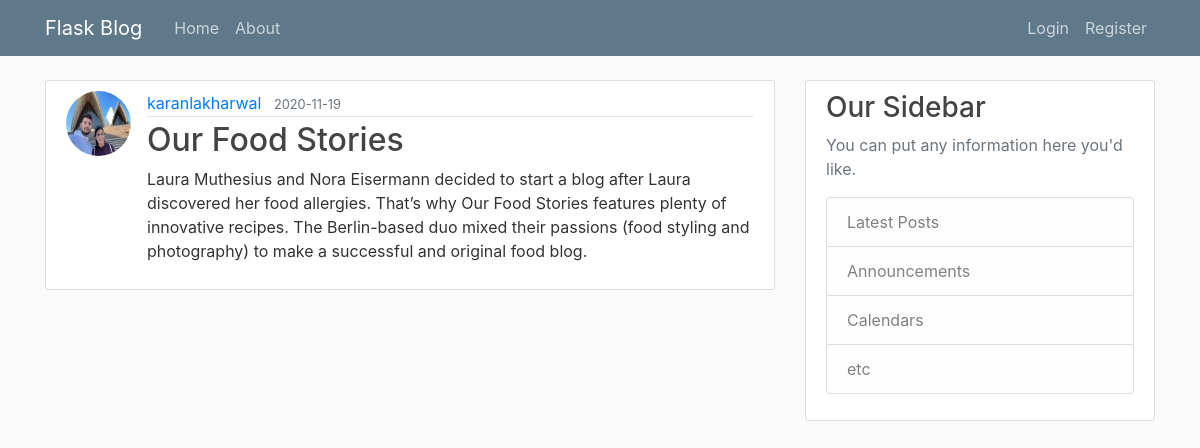
The page /post/14 on the database its author committed.
### FlaskBlog/models.py (models this page shows, shortened)
class User(db.Model, UserMixin):
    id = db.Column(db.Integer, primary_key=True)
    username = db.Column(db.String(20), unique=True, nullable=False)
    email = db.Column(db.String(120), unique=True, nullable=False)
    image_file = db.Column(db.String(20), nullable=False, default='default.jpg')
    password = db.Column(db.String(60), nullable=False)
    posts = db.relationship('Post', backref='author', lazy=True)

class Post(db.Model):
    id = db.Column(db.Integer, primary_key=True)
    title = db.Column(db.String(100), nullable=False)
    date_posted = db.Column(db.DateTime, nullable=False, default=datetime.utcnow)
    content = db.Column(db.Text, nullable=False)
    user_id = db.Column(db.Integer, db.ForeignKey('user.id'), nullable=False)

### FlaskBlog/routes.py (the view)
@app.route('/post/<int:post_id>')
def post(post_id):
    post = Post.query.get_or_404(post_id)
    return render_template('post.html',title=post.title,post=post)

### FlaskBlog/templates/post.html (shortened to what this page needs)
{% extends 'layout.html' %}
{% block content %}
    <article class="media content-section">
      <img class="rounded-circle article-img" src="{{ url_for('static',filename='profile_pics/'+ post.author.image_file)}}">
      <div class="media-body">
        <div class="article-metadata">
          <a class="mr-2" href="{{ url_for('user_posts',username=post.author.username) }}">{{ post.author.username }}</a>
          <small class="text-muted">{{ post.date_posted.strftime('%Y-%m-%d') }}</small>
        </div>
        <h2 class="article-title">{{ post.title }}</h2>
        <p class="article-content">{{ post.content }}</p>
      </div>
    </article>
{% endblock content %}

### FlaskBlog/static/main.css (style rules this page uses)
body { background: #fafafa; color: #333333; margin-top: 5rem; }
h1, h2, h3, h4, h5, h6 { color: #444444; }
.content-section { background: #ffffff; padding: 10px 20px; border: 1px solid #dddddd; border-radius: 3px; margin-bottom: 20px; }
.article-title { color: #444444; }
.article-content { white-space: pre-line; }
.article-img { height: 65px; width: 65px; margin-right: 16px; }
.article-metadata { padding-bottom: 1px; margin-bottom: 4px; border-bottom: 1px solid #e3e3e3 }

### rows shown on the page
User: image_file (picture), author.username "karanlakharwal"
Post: date_posted "2020-11-19", title "Our Food Stories", content "Laura Muthesius and Nora Eisermann decided to start a blog after Laura discovered her food allergies. That’s why Our Food Stories features plenty of innovative recipes. The Berlin-based duo mixed their passions (food styling and photography) to make a successful and original food blog."
